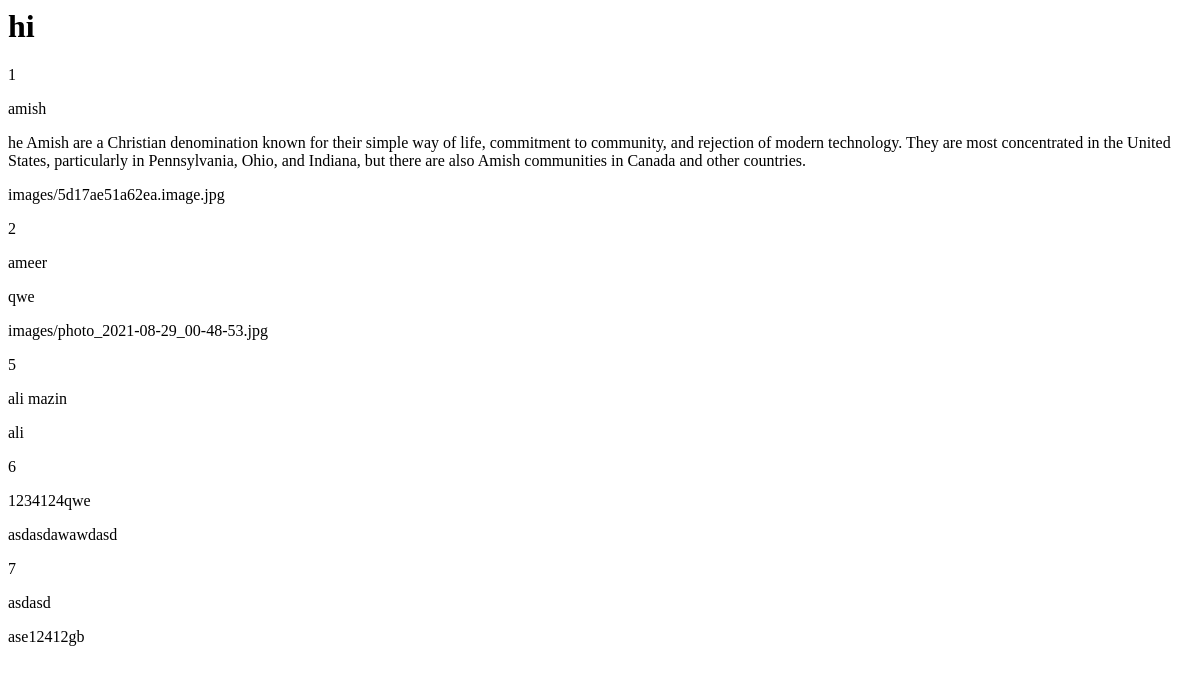
The app's page /country/, older data.
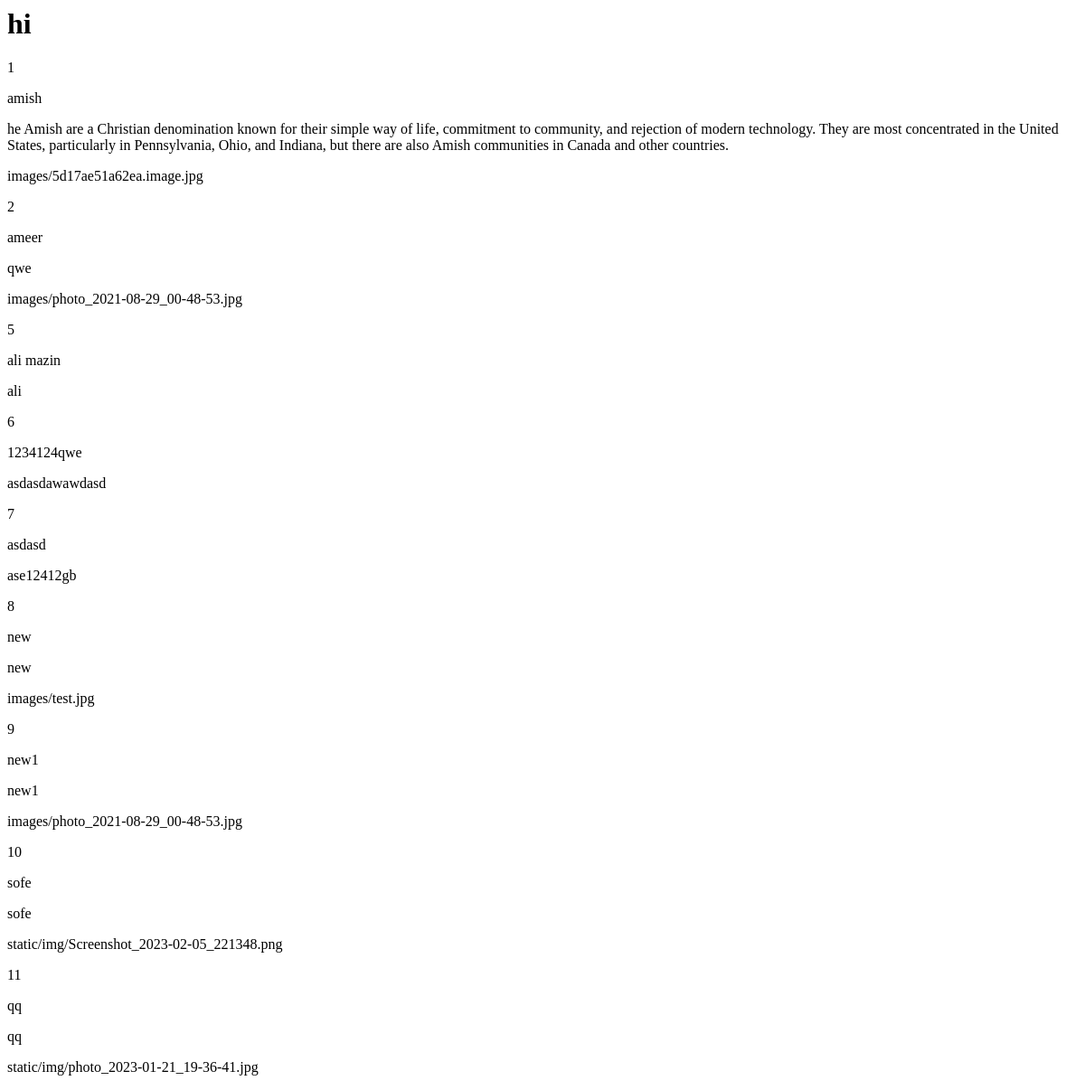
The same page, newer data.
### country/models.py (models this page shows, shortened)
class People(models.Model):
    name = models.CharField(max_length=100  )
    description = models.TextField(null=True ,blank=True )
    image = models.ImageField(upload_to='images/' , null=True , blank=True)

### country/views.py (the view)
# urls.py: path('' , views.country , name='country' ),
def country(request):
    x={'people': People.objects.all()}
    return render(request , 'country.html' , x)

### templates/country.html
<h1>hi</h1>
{% for x in people %}
<p>{{ x.id }}</p>
<p>{{ x.name }}</p>
<p>{{ x.description }}</p>
<p>{{x.image}}</p>
{% endfor %}

Row changes from the older to the newer data that the page shows:
added People: id "8", name "new", description "new", image "images/test.jpg"
added People: id "9", name "new1", description "new1", image "images/photo_2021-08-29_00-48-53.jpg"
added People: id "10", name "sofe", description "sofe", image "static/img/Screenshot_2023-02-05_221348.png"
added People: id "11", name "qq", description "qq", image "static/img/photo_2023-01-21_19-36-41.jpg"
